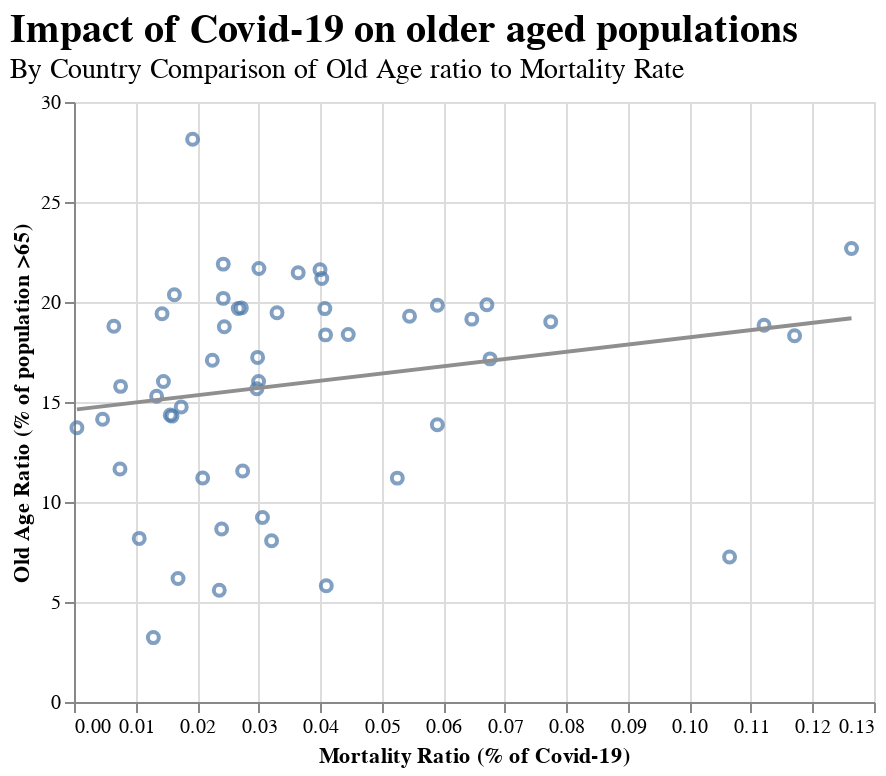

The cell this chart's notebook holds for it:
### Code cell
mortality_chart = alt.Chart(combined, title=alt.TitleParams(text="Impact of Covid-19 on older aged populations",
    fontSize=20, fontWeight='bold',
    align='left', anchor='start',
    subtitle=['By Country Comparison of Old Age ratio to Mortality Rate'],
    subtitleFontSize=14)).mark_point().encode(
    x=alt.X('Mortality_Rate:Q', title='Mortality Ratio (% of Covid-19)'),
    y=alt.Y('Old_Age_Ratio:Q', title='Old Age Ratio (% of population >65)'),
    #color='death_ratio:Q',
    tooltip=['Country:N', 'Mortality_Rate:N', 'Old_Age_Ratio:Q', 'Cases:Q', 'Deaths:Q', 'Recovered:Q']
)

mortality_reg=mortality_chart.transform_regression('Mortality_Rate', 'Old_Age_Ratio').mark_line().encode(color=alt.value("#8f8f8f"))

mortalitylayer=mortality_chart + mortality_reg
mortalitylayer

### Figure 1 — Vega-Lite specification as saved in the notebook (floating-point values rounded to 4 significant figures)
{"config": {"view": {"continuousWidth": 400, "continuousHeight": 300}}, "layer": [{"mark": "point", "encoding": {"tooltip": [{"type": "nominal", "field": "Country"}, {"type": "nominal", "field": "Mortality_Rate"}, {"type": "quantitative", "field": "Old_Age_Ratio"}, {"type": "quantitative", "field": "Cases"}, {"type": "quantitative", "field": "Deaths"}, {"type": "quantitative", "field": "Recovered"}], "x": {"type": "quantitative", "field": "Mortality_Rate", "title": "Mortality Ratio (% of Covid-19)"}, "y": {"type": "quantitative", "field": "Old_Age_Ratio", "title": "Old Age Ratio (% of population >65)"}}, "title": {"text": "Impact of Covid-19 on older aged populations", "align": "left", "anchor": "start", "fontSize": 20, "fontWeight": "bold", "subtitle": ["By Country Comparison of Old Age ratio to Mortality Rate"], "subtitleFontSize": 14}}, {"mark": "line", "encoding": {"color": {"value": "#8f8f8f"}, "tooltip": [{"type": "nominal", "field": "Country"}, {"type": "nominal", "field": "Mortality_Rate"}, {"type": "quantitative", "field": "Old_Age_Ratio"}, {"type": "quantitative", "field": "Cases"}, {"type": "quantitative", "field": "Deaths"}, {"type": "quantitative", "field": "Recovered"}], "x": {"type": "quantitative", "field": "Mortality_Rate", "title": "Mortality Ratio (% of Covid-19)"}, "y": {"type": "quantitative", "field": "Old_Age_Ratio", "title": "Old Age Ratio (% of population >65)"}}, "title": {"text": "Impact of Covid-19 on older aged populations", "align": "left", "anchor": "start", "fontSize": 20, "fontWeight": "bold", "subtitle": ["By Country Comparison of Old Age ratio to Mortality Rate"], "subtitleFontSize": 14}, "transform": [{"on": "Mortality_Rate", "regression": "Old_Age_Ratio"}]}], "data": {"name": "data-497044c6543f78978d7fb6c49c6fa77c"}, "$schema": "https://vega.github.io/schema/vega-lite/v4.8.1.json", "datasets": {"data-497044c6543f78978d7fb6c49c6fa77c": [{"Alpha-2 code": "AR", "Cases": 500034, "Deaths": 10457, "Recovered": "72", "Mortality_Rate": 0.02091, "Alpha-3 code": "ARG", "Numeric": 32, "ISO": "ARG", "Country": "Argentina", "Tertiary_Education_Pct": 35.66, "Debt_to_GDP": null, "Old_Age_Ratio": 11.2, "Tourism_Pct_GDP": null, "Tourism_Pct_Employment": 10.17, "Top_10pct_Share": null, "Bottom_60pct_Share": null, "Life_Expectancy": null}, {"Alpha-2 code": "AT", "Cases": 30583, "Deaths": 747, "Recovered": "9", "Mortality_Rate": 0.02443, "Alpha-3 code": "AUT", "Numeric": 40, "ISO": "AUT", "Country": "Austria", "Tertiary_Education_Pct": 32.71, "Debt_to_GDP": 65.75, "Old_Age_Ratio": 18.76, "Tourism_Pct_GDP": 6.474, "Tourism_Pct_Employment": 6.365, "Top_10pct_Share": 55.59, "Bottom_60pct_Share": 8.004, "Life_Expectancy": 81.8}, {"Alpha-2 code": "AU", "Cases": 26516, "Deaths": 788, "Recovered": "88", "Mortality_Rate": 0.02972, "Alpha-3 code": "AUS", "Numeric": 36, "ISO": "AUS", "Country": "Australia", "Tertiary_Education_Pct": 45.73, "Debt_to_GDP": 10.97, "Old_Age_Ratio": 15.66, "Tourism_Pct_GDP": 3.099, "Tourism_Pct_Employment": 5.2, "Top_10pct_Share": 46.47, "Bottom_60pct_Share": 16.54, "Life_Expectancy": 82.8}, {"Alpha-2 code": "BE", "Cases": 89141, "Deaths": 9996, "Recovered": "858", "Mortality_Rate": 0.1121, "Alpha-3 code": "BEL", "Numeric": 56, "ISO": "BEL", "Country": "Belgium", "Tertiary_Education_Pct": 40.64, "Debt_to_GDP": 96.79, "Old_Age_Ratio": 18.84, "Tourism_Pct_GDP": null, "Tourism_Pct_Employment": null, "Top_10pct_Share": 42.5, "Bottom_60pct_Share": 18.99, "Life_Expectancy": 81.7}, {"Alpha-2 code": "BG", "Cases": 17435, "Deaths": 702, "Recovered": "9", "Mortality_Rate": 0.04026, "Alpha-3 code": "BGR", "Numeric": 100, "ISO": "BGR", "Country": "Bulgaria", "Tertiary_Education_Pct": null, "Debt_to_GDP": null, "Old_Age_Ratio": 21.17, "Tourism_Pct_GDP": null, "Tourism_Pct_Employment": null, "Top_10pct_Share": null, "Bottom_60pct_Share": null, "Life_Expectancy": null}, {"Alpha-2 code": "BR", "Cases": 4162073, "Deaths": 127464, "Recovered": "6", "Mortality_Rate": 0.03063, "Alpha-3 code": "BRA", "Numeric": 76, "ISO": "BRA", "Country": "Brazil", "Tertiary_Education_Pct": 17.21, "Debt_to_GDP": null, "Old_Age_Ratio": 9.222, "Tourism_Pct_GDP": null, "Tourism_Pct_Employment": 2.5, "Top_10pct_Share": null, "Bottom_60pct_Share": null, "Life_Expectancy": 75.7}, {"Alpha-2 code": "CA", "Cases": 136135, "Deaths": 9204, "Recovered": "9", "Mortality_Rate": 0.06761, "Alpha-3 code": "CAN", "Numeric": 124, "ISO": "CAN", "Country": "Canada", "Tertiary_Education_Pct": 57.89, "Debt_to_GDP": 36.07, "Old_Age_Ratio": 17.16, "Tourism_Pct_GDP": null, "Tourism_Pct_Employment": 3.89, "Top_10pct_Share": 51.08, "Bottom_60pct_Share": 12.44, "Life_Expectancy": 82.0}, {"Alpha-2 code": "CH", "Cases": 45306, "Deaths": 2019, "Recovered": "4", "Mortality_Rate": 0.04456, "Alpha-3 code": "CHE", "Numeric": 756, "ISO": "CHE", "Country": "Switzerland", "Tertiary_Education_Pct": 43.74, "Debt_to_GDP": 20.24, "Old_Age_Ratio": 18.37, "Tourism_Pct_GDP": null, "Tourism_Pct_Employment": 4.416, "Top_10pct_Share": null, "Bottom_60pct_Share": null, "Life_Expectancy": 83.8}, {"Alpha-2 code": "CL", "Cases": 427027, "Deaths": 11702, "Recovered": "8", "Mortality_Rate": 0.0274, "Alpha-3 code": "CHL", "Numeric": 152, "ISO": "CHL", "Country": "Chile", "Tertiary_Education_Pct": 25.17, "Debt_to_GDP": 9.185, "Old_Age_Ratio": 11.55, "Tourism_Pct_GDP": null, "Tourism_Pct_Employment": 6.461, "Top_10pct_Share": 57.71, "Bottom_60pct_Share": 8.491, "Life_Expectancy": 80.6}, {"Alpha-2 code": "CN", "Cases": 90087, "Deaths": 4733, "Recovered": "9298", "Mortality_Rate": 0.05254, "Alpha-3 code": "CHN", "Numeric": 156, "ISO": "CHN", "Country": "China (People's Republic of)", "Tertiary_Education_Pct": 9.681, "Debt_to_GDP": null, "Old_Age_Ratio": 11.19, "Tourism_Pct_GDP": null, "Tourism_Pct_Employment": null, "Top_10pct_Share": null, "Bottom_60pct_Share": null, "Life_Expectancy": 76.8}, {"Alpha-2 code": "CO", "Cases": 679513, "Deaths": 21817, "Recovered": "8", "Mortality_Rate": 0.03211, "Alpha-3 code": "COL", "Numeric": 170, "ISO": "COL", "Country": "Colombia", "Tertiary_Education_Pct": 23.39, "Debt_to_GDP": null, "Old_Age_Ratio": 8.06, "Tourism_Pct_GDP": null, "Tourism_Pct_Employment": 8.791, "Top_10pct_Share": null, "Bottom_60pct_Share": null, "Life_Expectancy": 77.1}, {"Alpha-2 code": "CR", "Cases": 51224, "Deaths": 543, "Recovered": "4", "Mortality_Rate": 0.0106, "Alpha-3 code": "CRI", "Numeric": 188, "ISO": "CRI", "Country": "Costa Rica", "Tertiary_Education_Pct": 22.6, "Debt_to_GDP": null, "Old_Age_Ratio": 8.18, "Tourism_Pct_GDP": 4.994, "Tourism_Pct_Employment": 6.63, "Top_10pct_Share": null, "Bottom_60pct_Share": null, "Life_Expectancy": 80.4}, {"Alpha-2 code": "CY", "Cases": 1514, "Deaths": 22, "Recovered": "839", "Mortality_Rate": 0.01453, "Alpha-3 code": "CYP", "Numeric": 196, "ISO": "CYP", "Country": "Cyprus", "Tertiary_Education_Pct": null, "Debt_to_GDP": null, "Old_Age_Ratio": 16.02, "Tourism_Pct_GDP": null, "Tourism_Pct_Employment": null, "Top_10pct_Share": null, "Bottom_60pct_Share": null, "Life_Expectancy": null}, {"Alpha-2 code": "CZ", "Cases": 31036, "Deaths": 444, "Recovered": "7910", "Mortality_Rate": 0.01431, "Alpha-3 code": "CZE", "Numeric": 203, "ISO": "CZE", "Country": "Czech Republic", "Tertiary_Education_Pct": 24.26, "Debt_to_GDP": 36.62, "Old_Age_Ratio": 19.41, "Tourism_Pct_GDP": 2.945, "Tourism_Pct_Employment": 4.468, "Top_10pct_Share": null, "Bottom_60pct_Share": null, "Life_Expectancy": 79.1}, {"Alpha-2 code": "DE", "Cases": 256433, "Deaths": 9342, "Recovered": "9211", "Mortality_Rate": 0.03643, "Alpha-3 code": "DEU", "Numeric": 276, "ISO": "DEU", "Country": "Germany", "Tertiary_Education_Pct": 29.07, "Debt_to_GDP": 44.4, "Old_Age_Ratio": 21.47, "Tourism_Pct_GDP": null, "Tourism_Pct_Employment": 4.796, "Top_10pct_Share": 59.76, "Bottom_60pct_Share": 6.457, "Life_Expectancy": 81.0}, {"Alpha-2 code": "DK", "Cases": 19036, "Deaths": 628, "Recovered": "971", "Mortality_Rate": 0.03299, "Alpha-3 code": "DNK", "Numeric": 208, "ISO": "DNK", "Country": "Denmark", "Tertiary_Education_Pct": 38.06, "Debt_to_GDP": 39.59, "Old_Age_Ratio": 19.46, "Tourism_Pct_GDP": null, "Tourism_Pct_Employment": 8.824, "Top_10pct_Share": 63.98, "Bottom_60pct_Share": -3.851, "Life_Expectancy": 81.0}, {"Alpha-2 code": "EE", "Cases": 2585, "Deaths": 69, "Recovered": "8", "Mortality_Rate": 0.02669, "Alpha-3 code": "EST", "Numeric": 233, "ISO": "EST", "Country": "Estonia", "Tertiary_Education_Pct": 41.13, "Debt_to_GDP": 3.227, "Old_Age_Ratio": 19.68, "Tourism_Pct_GDP": 5.428, "Tourism_Pct_Employment": 4.3, "Top_10pct_Share": 55.71, "Bottom_60pct_Share": 12.79, "Life_Expectancy": 78.4}, {"Alpha-2 code": "EG", "Cases": 100403, "Deaths": 5577, "Recovered": "95", "Mortality_Rate": 0.05555, "Alpha-3 code": "EGY", "Numeric": 818, "ISO": "EGY", "Country": "Egypt", "Tertiary_Education_Pct": null, "Debt_to_GDP": null, "Old_Age_Ratio": null, "Tourism_Pct_GDP": 4.258, "Tourism_Pct_Employment": 16.2, "Top_10pct_Share": null, "Bottom_60pct_Share": null, "Life_Expectancy": null}, {"Alpha-2 code": "ES", "Cases": 543379, "Deaths": 29628, "Recovered": "9357", "Mortality_Rate": 0.05453, "Alpha-3 code": "ESP", "Numeric": 724, "ISO": "ESP", "Country": "Spain", "Tertiary_Education_Pct": 37.25, "Debt_to_GDP": 51.69, "Old_Age_Ratio": 19.29, "Tourism_Pct_GDP": 11.79, "Tourism_Pct_Employment": 13.48, "Top_10pct_Share": 45.58, "Bottom_60pct_Share": 18.66, "Life_Expectancy": 83.5}, {"Alpha-2 code": "FI", "Cases": 8430, "Deaths": 337, "Recovered": "6700", "Mortality_Rate": 0.03998, "Alpha-3 code": "FIN", "Numeric": 246, "ISO": "FIN", "Country": "Finland", "Tertiary_Education_Pct": 45.19, "Debt_to_GDP": 41.68, "Old_Age_Ratio": 21.61, "Tourism_Pct_GDP": null, "Tourism_Pct_Employment": 5.5, "Top_10pct_Share": 45.23, "Bottom_60pct_Share": 13.55, "Life_Expectancy": 81.8}, {"Alpha-2 code": "FR", "Cases": 344101, "Deaths": 20319, "Recovered": "9513", "Mortality_Rate": 0.05905, "Alpha-3 code": "FRA", "Numeric": 250, "ISO": "FRA", "Country": "France", "Tertiary_Education_Pct": 36.9, "Debt_to_GDP": 67.42, "Old_Age_Ratio": 19.84, "Tourism_Pct_GDP": 7.365, "Tourism_Pct_Employment": 7.496, "Top_10pct_Share": 50.59, "Bottom_60pct_Share": 12.11, "Life_Expectancy": 82.8}, {"Alpha-2 code": "GB", "Cases": 355219, "Deaths": 41594, "Recovered": "8", "Mortality_Rate": 0.1171, "Alpha-3 code": "GBR", "Numeric": 826, "ISO": "GBR", "Country": "United Kingdom", "Tertiary_Education_Pct": 45.78, "Debt_to_GDP": 85.53, "Old_Age_Ratio": 18.31, "Tourism_Pct_GDP": null, "Tourism_Pct_Employment": 4.67, "Top_10pct_Share": 51.99, "Bottom_60pct_Share": 11.81, "Life_Expectancy": 81.3}, {"Alpha-2 code": "GR", "Cases": 12080, "Deaths": 293, "Recovered": "8", "Mortality_Rate": 0.02425, "Alpha-3 code": "GRC", "Numeric": 300, "ISO": "GRC", "Country": "Greece", "Tertiary_Education_Pct": 31.74, "Debt_to_GDP": 147.8, "Old_Age_Ratio": 21.89, "Tourism_Pct_GDP": null, "Tourism_Pct_Employment": 9.974, "Top_10pct_Share": 42.42, "Bottom_60pct_Share": 17.93, "Life_Expectancy": 81.9}, {"Alpha-2 code": "HR", "Cases": 12626, "Deaths": 206, "Recovered": "73", "Mortality_Rate": 0.01632, "Alpha-3 code": "HRV", "Numeric": 191, "ISO": "HRV", "Country": "Croatia", "Tertiary_Education_Pct": null, "Debt_to_GDP": null, "Old_Age_Ratio": 20.36, "Tourism_Pct_GDP": 11.4, "Tourism_Pct_Employment": 6.64, "Top_10pct_Share": null, "Bottom_60pct_Share": null, "Life_Expectancy": null}, {"Alpha-2 code": "HU", "Cases": 9715, "Deaths": 628, "Recovered": "7", "Mortality_Rate": 0.06464, "Alpha-3 code": "HUN", "Numeric": 348, "ISO": "HUN", "Country": "Hungary", "Tertiary_Education_Pct": 25.1, "Debt_to_GDP": 73.9, "Old_Age_Ratio": 19.14, "Tourism_Pct_GDP": null, "Tourism_Pct_Employment": 9.59, "Top_10pct_Share": 48.48, "Bottom_60pct_Share": 15.45, "Life_Expectancy": 76.2}, {"Alpha-2 code": "ID", "Cases": 203342, "Deaths": 8336, "Recovered": "81", "Mortality_Rate": 0.04099, "Alpha-3 code": "IDN", "Numeric": 360, "ISO": "IDN", "Country": "Indonesia", "Tertiary_Education_Pct": 11.86, "Debt_to_GDP": null, "Old_Age_Ratio": 5.812, "Tourism_Pct_GDP": 4.11, "Tourism_Pct_Employment": 8.37, "Top_10pct_Share": null, "Bottom_60pct_Share": null, "Life_Expectancy": 71.6}, {"Alpha-2 code": "IE", "Cases": 30164, "Deaths": 1781, "Recovered": "5", "Mortality_Rate": 0.05904, "Alpha-3 code": "IRL", "Numeric": 372, "ISO": "IRL", "Country": "Ireland", "Tertiary_Education_Pct": 46.94, "Debt_to_GDP": 60.7, "Old_Age_Ratio": 13.86, "Tourism_Pct_GDP": null, "Tourism_Pct_Employment": 10.28, "Top_10pct_Share": 53.79, "Bottom_60pct_Share": 7.184, "Life_Expectancy": 82.3}, {"Alpha-2 code": "IL", "Cases": 141097, "Deaths": 1054, "Recovered": "89", "Mortality_Rate": 0.00747, "Alpha-3 code": "ISR", "Numeric": 376, "ISO": "ISR", "Country": "Israel", "Tertiary_Education_Pct": 50.92, "Debt_to_GDP": 74.71, "Old_Age_Ratio": 11.65, "Tourism_Pct_GDP": null, "Tourism_Pct_Employment": 3.61, "Top_10pct_Share": null, "Bottom_60pct_Share": null, "Life_Expectancy": 82.9}, {"Alpha-2 code": "IN", "Cases": 4370128, "Deaths": 73890, "Recovered": "95", "Mortality_Rate": 0.01691, "Alpha-3 code": "IND", "Numeric": 356, "ISO": "IND", "Country": "India", "Tertiary_Education_Pct": 10.6, "Debt_to_GDP": null, "Old_Age_Ratio": 6.176, "Tourism_Pct_GDP": 3.759, "Tourism_Pct_Employment": 5.31, "Top_10pct_Share": null, "Bottom_60pct_Share": null, "Life_Expectancy": 69.5}, {"Alpha-2 code": "IS", "Cases": 2153, "Deaths": 10, "Recovered": "97", "Mortality_Rate": 0.004645, "Alpha-3 code": "ISL", "Numeric": 352, "ISO": "ISL", "Country": "Iceland", "Tertiary_Education_Pct": 43.75, "Debt_to_GDP": 81.26, "Old_Age_Ratio": 14.14, "Tourism_Pct_GDP": 8.64, "Tourism_Pct_Employment": 15.7, "Top_10pct_Share": null, "Bottom_60pct_Share": null, "Life_Expectancy": 82.9}, {"Alpha-2 code": "IT", "Cases": 281583, "Deaths": 35577, "Recovered": "9362", "Mortality_Rate": 0.1263, "Alpha-3 code": "ITA", "Numeric": 380, "ISO": "ITA", "Country": "Italy", "Tertiary_Education_Pct": 19.32, "Debt_to_GDP": 109.0, "Old_Age_Ratio": 22.68, "Tourism_Pct_GDP": null, "Tourism_Pct_Employment": 8.3, "Top_10pct_Share": 42.78, "Bottom_60pct_Share": 17.32, "Life_Expectancy": 83.4}, {"Alpha-2 code": "JP", "Cases": 73266, "Deaths": 1412, "Recovered": "9", "Mortality_Rate": 0.01927, "Alpha-3 code": "JPN", "Numeric": 392, "ISO": "JPN", "Country": "Japan", "Tertiary_Education_Pct": 51.93, "Debt_to_GDP": 183.5, "Old_Age_Ratio": 28.14, "Tourism_Pct_GDP": 1.961, "Tourism_Pct_Employment": 9.61, "Top_10pct_Share": 41.02, "Bottom_60pct_Share": 17.75, "Life_Expectancy": 84.2}, {"Alpha-2 code": "KR", "Cases": 21588, "Deaths": 344, "Recovered": "9", "Mortality_Rate": 0.01593, "Alpha-3 code": "KOR", "Numeric": 410, "ISO": "KOR", "Country": "Korea", "Tertiary_Education_Pct": 49.01, "Debt_to_GDP": 31.93, "Old_Age_Ratio": 14.29, "Tourism_Pct_GDP": null, "Tourism_Pct_Employment": null, "Top_10pct_Share": null, "Bottom_60pct_Share": 17.69, "Life_Expectancy": 82.7}, {"Alpha-2 code": "KZ", "Cases": 106498, "Deaths": 1634, "Recovered": "3", "Mortality_Rate": 0.01534, "Alpha-3 code": "KAZ", "Numeric": 398, "ISO": "KAZ", "Country": "Kazakhstan", "Tertiary_Education_Pct": null, "Debt_to_GDP": null, "Old_Age_Ratio": null, "Tourism_Pct_GDP": null, "Tourism_Pct_Employment": 5.33, "Top_10pct_Share": null, "Bottom_60pct_Share": null, "Life_Expectancy": null}, {"Alpha-2 code": "LT", "Cases": 3163, "Deaths": 86, "Recovered": "7", "Mortality_Rate": 0.02719, "Alpha-3 code": "LTU", "Numeric": 440, "ISO": "LTU", "Country": "Lithuania", "Tertiary_Education_Pct": 41.65, "Debt_to_GDP": null, "Old_Age_Ratio": 19.71, "Tourism_Pct_GDP": null, "Tourism_Pct_Employment": 4.9, "Top_10pct_Share": null, "Bottom_60pct_Share": null, "Life_Expectancy": 75.8}, {"Alpha-2 code": "LU", "Cases": 7928, "Deaths": 124, "Recovered": "80", "Mortality_Rate": 0.01564, "Alpha-3 code": "LUX", "Numeric": 442, "ISO": "LUX", "Country": "Luxembourg", "Tertiary_Education_Pct": 43.89, "Debt_to_GDP": 12.58, "Old_Age_Ratio": 14.35, "Tourism_Pct_GDP": null, "Tourism_Pct_Employment": null, "Top_10pct_Share": 48.67, "Bottom_60pct_Share": 15.28, "Life_Expectancy": 82.4}, {"Alpha-2 code": "LV", "Cases": 1443, "Deaths": 35, "Recovered": "1008", "Mortality_Rate": 0.02426, "Alpha-3 code": "LVA", "Numeric": 428, "ISO": "LVA", "Country": "Latvia", "Tertiary_Education_Pct": 33.94, "Debt_to_GDP": null, "Old_Age_Ratio": 20.18, "Tourism_Pct_GDP": null, "Tourism_Pct_Employment": 8.48, "Top_10pct_Share": 63.38, "Bottom_60pct_Share": 7.114, "Life_Expectancy": 74.9}, {"Alpha-2 code": "MA", "Cases": 77878, "Deaths": 1453, "Recovered": "8", "Mortality_Rate": 0.01866, "Alpha-3 code": "MAR", "Numeric": 504, "ISO": "MAR", "Country": "Morocco", "Tertiary_Education_Pct": null, "Debt_to_GDP": null, "Old_Age_Ratio": null, "Tourism_Pct_GDP": 6.944, "Tourism_Pct_Employment": 5.0, "Top_10pct_Share": null, "Bottom_60pct_Share": null, "Life_Expectancy": null}, {"Alpha-2 code": "MT", "Cases": 2162, "Deaths": 14, "Recovered": "653", "Mortality_Rate": 0.006475, "Alpha-3 code": "MLT", "Numeric": 470, "ISO": "MLT", "Country": "Malta", "Tertiary_Education_Pct": null, "Debt_to_GDP": null, "Old_Age_Ratio": 18.79, "Tourism_Pct_GDP": 6.129, "Tourism_Pct_Employment": 14.89, "Top_10pct_Share": null, "Bottom_60pct_Share": null, "Life_Expectancy": null}, {"Alpha-2 code": "MX", "Cases": 642860, "Deaths": 68484, "Recovered": "4", "Mortality_Rate": 0.1065, "Alpha-3 code": "MEX", "Numeric": 484, "ISO": "MEX", "Country": "Mexico", "Tertiary_Education_Pct": 17.98, "Debt_to_GDP": 27.46, "Old_Age_Ratio": 7.246, "Tourism_Pct_GDP": null, "Tourism_Pct_Employment": 5.975, "Top_10pct_Share": null, "Bottom_60pct_Share": null, "Life_Expectancy": 75.0}, {"Alpha-2 code": "NL", "Cases": 81082, "Deaths": 6281, "Recovered": "6", "Mortality_Rate": 0.07746, "Alpha-3 code": "NLD", "Numeric": 528, "ISO": "NLD", "Country": "Netherlands", "Tertiary_Education_Pct": 38.34, "Debt_to_GDP": 51.84, "Old_Age_Ratio": 19.02, "Tourism_Pct_GDP": null, "Tourism_Pct_Employment": 6.3, "Top_10pct_Share": 68.35, "Bottom_60pct_Share": -3.986, "Life_Expectancy": 81.9}, {"Alpha-2 code": "NO", "Cases": 11746, "Deaths": 264, "Recovered": "8138", "Mortality_Rate": 0.02248, "Alpha-3 code": "NOR", "Numeric": 578, "ISO": "NOR", "Country": "Norway", "Tertiary_Education_Pct": 43.58, "Debt_to_GDP": 26.08, "Old_Age_Ratio": 17.09, "Tourism_Pct_GDP": 3.648, "Tourism_Pct_Employment": 6.05, "Top_10pct_Share": 51.45, "Bottom_60pct_Share": 7.309, "Life_Expectancy": 82.8}, {"Alpha-2 code": "NZ", "Cases": 1788, "Deaths": 24, "Recovered": "83", "Mortality_Rate": 0.01342, "Alpha-3 code": "NZL", "Numeric": 554, "ISO": "NZL", "Country": "New Zealand", "Tertiary_Education_Pct": 39.29, "Debt_to_GDP": 30.45, "Old_Age_Ratio": 15.29, "Tourism_Pct_GDP": null, "Tourism_Pct_Employment": 8.0, "Top_10pct_Share": 52.94, "Bottom_60pct_Share": 12.32, "Life_Expectancy": 81.8}, {"Alpha-2 code": "PE", "Cases": 696190, "Deaths": 30123, "Recovered": "53", "Mortality_Rate": 0.04327, "Alpha-3 code": "PER", "Numeric": 604, "ISO": "PER", "Country": "Peru", "Tertiary_Education_Pct": null, "Debt_to_GDP": null, "Old_Age_Ratio": null, "Tourism_Pct_GDP": 3.9, "Tourism_Pct_Employment": 3.82, "Top_10pct_Share": null, "Bottom_60pct_Share": null, "Life_Expectancy": null}, {"Alpha-2 code": "PH", "Cases": 245143, "Deaths": 3986, "Recovered": "8", "Mortality_Rate": 0.01626, "Alpha-3 code": "PHL", "Numeric": 608, "ISO": "PHL", "Country": "Philippines", "Tertiary_Education_Pct": null, "Debt_to_GDP": null, "Old_Age_Ratio": null, "Tourism_Pct_GDP": 8.588, "Tourism_Pct_Employment": 12.8, "Top_10pct_Share": null, "Bottom_60pct_Share": null, "Life_Expectancy": null}, {"Alpha-2 code": "PL", "Cases": 71947, "Deaths": 2147, "Recovered": "7", "Mortality_Rate": 0.02984, "Alpha-3 code": "POL", "Numeric": 616, "ISO": "POL", "Country": "Poland", "Tertiary_Education_Pct": 30.92, "Debt_to_GDP": 49.68, "Old_Age_Ratio": 17.23, "Tourism_Pct_GDP": 1.175, "Tourism_Pct_Employment": null, "Top_10pct_Share": 41.84, "Bottom_60pct_Share": 18.26, "Life_Expectancy": 77.7}, {"Alpha-2 code": "PT", "Cases": 61541, "Deaths": 1849, "Recovered": "5", "Mortality_Rate": 0.03005, "Alpha-3 code": "PRT", "Numeric": 620, "ISO": "PRT", "Country": "Portugal", "Tertiary_Education_Pct": 24.98, "Debt_to_GDP": 87.96, "Old_Age_Ratio": 21.67, "Tourism_Pct_GDP": null, "Tourism_Pct_Employment": 9.81, "Top_10pct_Share": 52.13, "Bottom_60pct_Share": 12.42, "Life_Expectancy": 81.4}, {"Alpha-2 code": "RO", "Cases": 98304, "Deaths": 4018, "Recovered": "94", "Mortality_Rate": 0.04087, "Alpha-3 code": "ROU", "Numeric": 642, "ISO": "ROU", "Country": "Romania", "Tertiary_Education_Pct": null, "Debt_to_GDP": null, "Old_Age_Ratio": 18.36, "Tourism_Pct_GDP": 2.787, "Tourism_Pct_Employment": null, "Top_10pct_Share": null, "Bottom_60pct_Share": null, "Life_Expectancy": null}, {"Alpha-2 code": "RU", "Cases": 1037526, "Deaths": 18080, "Recovered": "9", "Mortality_Rate": 0.01743, "Alpha-3 code": "RUS", "Numeric": 643, "ISO": "RUS", "Country": "Russia", "Tertiary_Education_Pct": 56.7, "Debt_to_GDP": null, "Old_Age_Ratio": 14.75, "Tourism_Pct_GDP": null, "Tourism_Pct_Employment": null, "Top_10pct_Share": null, "Bottom_60pct_Share": null, "Life_Expectancy": 72.8}, {"Alpha-2 code": "SA", "Cases": 323012, "Deaths": 4165, "Recovered": "8", "Mortality_Rate": 0.01289, "Alpha-3 code": "SAU", "Numeric": 682, "ISO": "SAU", "Country": "Saudi Arabia", "Tertiary_Education_Pct": 23.62, "Debt_to_GDP": null, "Old_Age_Ratio": 3.22, "Tourism_Pct_GDP": null, "Tourism_Pct_Employment": null, "Top_10pct_Share": null, "Bottom_60pct_Share": null, "Life_Expectancy": null}, {"Alpha-2 code": "SE", "Cases": 87072, "Deaths": 5842, "Recovered": "16", "Mortality_Rate": 0.06709, "Alpha-3 code": "SWE", "Numeric": 752, "ISO": "SWE", "Country": "Sweden", "Tertiary_Education_Pct": 43.27, "Debt_to_GDP": 33.78, "Old_Age_Ratio": 19.86, "Tourism_Pct_GDP": 6.966, "Tourism_Pct_Employment": 3.4, "Top_10pct_Share": null, "Bottom_60pct_Share": null, "Life_Expectancy": 82.6}, {"Alpha-2 code": "SG", "Cases": 57166, "Deaths": 27, "Recovered": "97", "Mortality_Rate": 0.0004723, "Alpha-3 code": "SGP", "Numeric": 702, "ISO": "SGP", "Country": "Singapore", "Tertiary_Education_Pct": null, "Debt_to_GDP": null, "Old_Age_Ratio": 13.72, "Tourism_Pct_GDP": null, "Tourism_Pct_Employment": null, "Top_10pct_Share": null, "Bottom_60pct_Share": null, "Life_Expectancy": null}, {"Alpha-2 code": "SI", "Cases": 3312, "Deaths": 135, "Recovered": "1423", "Mortality_Rate": 0.04076, "Alpha-3 code": "SVN", "Numeric": 705, "ISO": "SVN", "Country": "Slovenia", "Tertiary_Education_Pct": 32.46, "Debt_to_GDP": 36.02, "Old_Age_Ratio": 19.67, "Tourism_Pct_GDP": 5.29, "Tourism_Pct_Employment": 7.682, "Top_10pct_Share": 48.62, "Bottom_60pct_Share": 17.29, "Life_Expectancy": 81.5}, {"Alpha-2 code": "SK", "Cases": 4888, "Deaths": 37, "Recovered": "7", "Mortality_Rate": 0.00757, "Alpha-3 code": "SVK", "Numeric": 703, "ISO": "SVK", "Country": "Slovak Republic", "Tertiary_Education_Pct": 24.58, "Debt_to_GDP": 39.08, "Old_Age_Ratio": 15.78, "Tourism_Pct_GDP": 2.804, "Tourism_Pct_Employment": 6.25, "Top_10pct_Share": 34.33, "Bottom_60pct_Share": 25.89, "Life_Expectancy": 77.4}, {"Alpha-2 code": "TR", "Cases": 284943, "Deaths": 6837, "Recovered": "70", "Mortality_Rate": 0.02399, "Alpha-3 code": "TUR", "Numeric": 792, "ISO": "TUR", "Country": "Turkey", "Tertiary_Education_Pct": 20.78, "Debt_to_GDP": 42.85, "Old_Age_Ratio": 8.649, "Tourism_Pct_GDP": null, "Tourism_Pct_Employment": 7.733, "Top_10pct_Share": null, "Bottom_60pct_Share": null, "Life_Expectancy": 78.3}, {"Alpha-2 code": "US", "Cases": 6358247, "Deaths": 190727, "Recovered": "924148", "Mortality_Rate": 0.03, "Alpha-3 code": "USA", "Numeric": 840, "ISO": "USA", "Country": "United States", "Tertiary_Education_Pct": 47.43, "Debt_to_GDP": 61.27, "Old_Age_Ratio": 16.03, "Tourism_Pct_GDP": null, "Tourism_Pct_Employment": 4.321, "Top_10pct_Share": 79.47, "Bottom_60pct_Share": 2.398, "Life_Expectancy": 78.7}, {"Alpha-2 code": "ZA", "Cases": 642431, "Deaths": 15168, "Recovered": "97848", "Mortality_Rate": 0.02361, "Alpha-3 code": "ZAF", "Numeric": 710, "ISO": "ZAF", "Country": "South Africa", "Tertiary_Education_Pct": 7.198, "Debt_to_GDP": null, "Old_Age_Ratio": 5.587, "Tourism_Pct_GDP": 2.799, "Tourism_Pct_Employment": 4.5, "Top_10pct_Share": null, "Bottom_60pct_Share": null, "Life_Expectancy": 63.9}]}}
